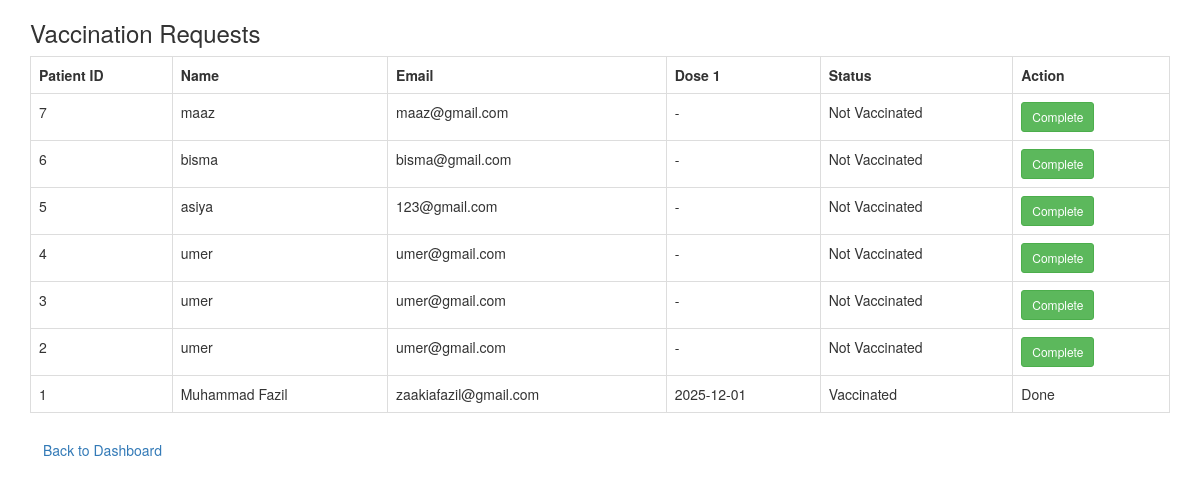
The app's page /hospital/vaccine_requests.php (signed in) with its own data.
### tables this page shows
CREATE TABLE `signup` (
  `id` int(11) NOT NULL,
  `name` varchar(100) DEFAULT NULL,
  `email` varchar(100) DEFAULT NULL,
  `password` varchar(100) DEFAULT NULL,
  `age` int(11) DEFAULT NULL,
  `gender` varchar(10) DEFAULT NULL,
  `phone` varchar(20) DEFAULT NULL,
  `address` text DEFAULT NULL
);

CREATE TABLE `vaccination` (
  `id` int(11) NOT NULL,
  `patient_id` int(11) DEFAULT NULL,
  `dose1_date` date DEFAULT NULL,
  `dose2_date` date DEFAULT NULL,
  `status` varchar(30) DEFAULT 'Not Vaccinated'
);

### hospital/vaccine_requests.php (the view, shortened to what this page needs)
<?php
include "db.php";
$data = mysqli_query($conn, "
SELECT
    s.id AS pid,
    s.name,
    s.email,
    v.id AS vid,
    v.status,
    v.dose1_date
FROM signup s
LEFT JOIN vaccination v ON v.patient_id = s.id
ORDER BY s.id DESC
");
?>
<!DOCTYPE html>
<html>
<head>
<link rel="stylesheet" href="../css/bootstrap.min.css">
</head>
<body class="container mt-4">
<h3>Vaccination Requests</h3>
<table class="table table-bordered">
<tr>
    <th>Patient ID</th>
    <th>Name</th>
    <th>Email</th>
    <th>Dose 1</th>
    <th>Status</th>
    <th>Action</th>
</tr>
<?php while($r = mysqli_fetch_assoc($data)){ ?>
<tr>
    <td><?php echo $r['pid'] ?></td>
    <td><?php echo $r['name'] ?></td>
    <td><?php echo $r['email'] ?></td>
    <td><?php echo $r['dose1_date'] ?: "-" ?></td>
    <td>
        <?php echo $r['status'] ?: "Not Vaccinated"; ?>
    </td>
    <td>
        <?php if(empty($r['status']) || $r['status'] != "Vaccinated"){ ?>
            <a class="btn btn-success btn-sm" href="?complete=1&id=<?php echo $r['vid'] ?>">Complete</a>
        <?php } else { echo "Done"; } ?>
    </td>
</tr>
<?php } ?>
</table>
 <a href="dashboard.php" class="btn btn-secondary">Back to Dashboard</a>
</body>
</html>

### records on screen
signup: id "7", name "maaz", email "maaz@gmail.com", dose1_date "-", status "Not Vaccinated"
signup: id "6", name "bisma", email "bisma@gmail.com", dose1_date "-", status "Not Vaccinated"
signup: id "5", name "asiya", email "123@gmail.com", dose1_date "-", status "Not Vaccinated"
signup: id "4", name "umer", email "umer@gmail.com", dose1_date "-", status "Not Vaccinated"
signup: id "3", name "umer", email "umer@gmail.com", dose1_date "-", status "Not Vaccinated"
signup: id "2", name "umer", email "umer@gmail.com", dose1_date "-", status "Not Vaccinated"
signup: id "1", name "Muhammad Fazil", email "zaakiafazil@gmail.com", vaccination.dose1_date "2025-12-01", vaccination.status "Vaccinated", shows "Done"
